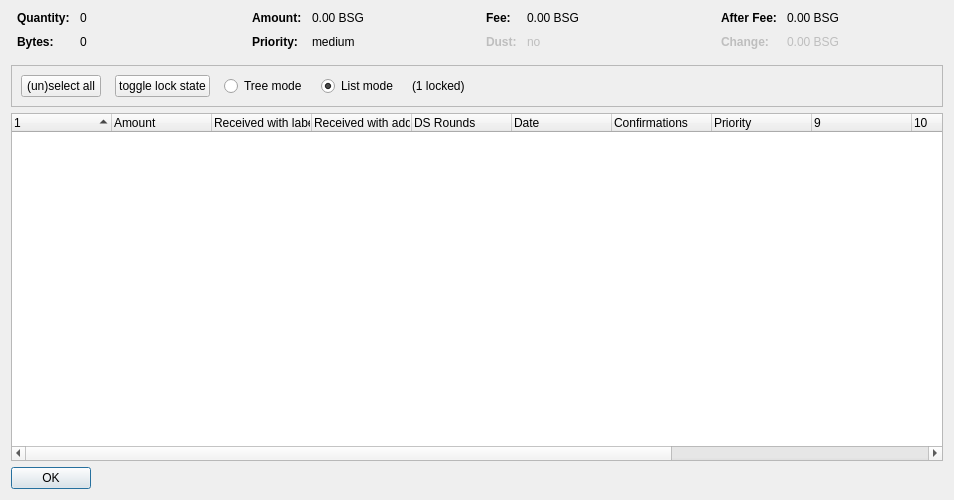
<?xml version="1.0" encoding="UTF-8"?>
<ui version="4.0">
 <class>CoinControlDialog</class>
 <widget class="QDialog" name="CoinControlDialog">
  <property name="geometry">
   <rect>
    <x>0</x>
    <y>0</y>
    <width>954</width>
    <height>500</height>
   </rect>
  </property>
  <property name="windowTitle">
   <string>Coin Selection</string>
  </property>
  <layout class="QVBoxLayout" name="verticalLayout">
   <item>
    <layout class="QHBoxLayout" name="horizontalLayoutTop" stretch="0,0,0,0">
     <property name="topMargin">
      <number>0</number>
     </property>
     <property name="bottomMargin">
      <number>10</number>
     </property>
     <item>
      <layout class="QFormLayout" name="formLayoutCoinControl1">
       <property name="horizontalSpacing">
        <number>10</number>
       </property>
       <property name="verticalSpacing">
        <number>10</number>
       </property>
       <property name="leftMargin">
        <number>6</number>
       </property>
       <property name="rightMargin">
        <number>6</number>
       </property>
       <item row="0" column="0">
        <widget class="QLabel" name="labelCoinControlQuantityText">
         <property name="font">
          <font>
           <weight>75</weight>
           <bold>true</bold>
          </font>
         </property>
         <property name="text">
          <string>Quantity:</string>
         </property>
        </widget>
       </item>
       <item row="0" column="1">
        <widget class="QLabel" name="labelCoinControlQuantity">
         <property name="cursor">
          <cursorShape>IBeamCursor</cursorShape>
         </property>
         <property name="contextMenuPolicy">
          <enum>Qt::ActionsContextMenu</enum>
         </property>
         <property name="text">
          <string notr="true">0</string>
         </property>
         <property name="textInteractionFlags">
          <set>Qt::LinksAccessibleByMouse|Qt::TextSelectableByKeyboard|Qt::TextSelectableByMouse</set>
         </property>
        </widget>
       </item>
       <item row="1" column="0">
        <widget class="QLabel" name="labelCoinControlBytesText">
         <property name="font">
          <font>
           <weight>75</weight>
           <bold>true</bold>
          </font>
         </property>
         <property name="text">
          <string>Bytes:</string>
         </property>
        </widget>
       </item>
       <item row="1" column="1">
        <widget class="QLabel" name="labelCoinControlBytes">
         <property name="cursor">
          <cursorShape>IBeamCursor</cursorShape>
         </property>
         <property name="contextMenuPolicy">
          <enum>Qt::ActionsContextMenu</enum>
         </property>
         <property name="text">
          <string notr="true">0</string>
         </property>
         <property name="textInteractionFlags">
          <set>Qt::LinksAccessibleByMouse|Qt::TextSelectableByKeyboard|Qt::TextSelectableByMouse</set>
         </property>
        </widget>
       </item>
      </layout>
     </item>
     <item>
      <layout class="QFormLayout" name="formLayoutCoinControl2">
       <property name="horizontalSpacing">
        <number>10</number>
       </property>
       <property name="verticalSpacing">
        <number>10</number>
       </property>
       <property name="leftMargin">
        <number>6</number>
       </property>
       <property name="rightMargin">
        <number>6</number>
       </property>
       <item row="0" column="0">
        <widget class="QLabel" name="labelCoinControlAmountText">
         <property name="font">
          <font>
           <weight>75</weight>
           <bold>true</bold>
          </font>
         </property>
         <property name="text">
          <string>Amount:</string>
         </property>
        </widget>
       </item>
       <item row="0" column="1">
        <widget class="QLabel" name="labelCoinControlAmount">
         <property name="cursor">
          <cursorShape>IBeamCursor</cursorShape>
         </property>
         <property name="contextMenuPolicy">
          <enum>Qt::ActionsContextMenu</enum>
         </property>
         <property name="text">
          <string notr="true">0.00 BSG</string>
         </property>
         <property name="textInteractionFlags">
          <set>Qt::LinksAccessibleByMouse|Qt::TextSelectableByKeyboard|Qt::TextSelectableByMouse</set>
         </property>
        </widget>
       </item>
       <item row="1" column="0">
        <widget class="QLabel" name="labelCoinControlPriorityText">
         <property name="font">
          <font>
           <weight>75</weight>
           <bold>true</bold>
          </font>
         </property>
         <property name="text">
          <string>Priority:</string>
         </property>
        </widget>
       </item>
       <item row="1" column="1">
        <widget class="QLabel" name="labelCoinControlPriority">
         <property name="cursor">
          <cursorShape>IBeamCursor</cursorShape>
         </property>
         <property name="contextMenuPolicy">
          <enum>Qt::ActionsContextMenu</enum>
         </property>
         <property name="text">
          <string>medium</string>
         </property>
         <property name="textInteractionFlags">
          <set>Qt::LinksAccessibleByMouse|Qt::TextSelectableByKeyboard|Qt::TextSelectableByMouse</set>
         </property>
        </widget>
       </item>
      </layout>
     </item>
     <item>
      <layout class="QFormLayout" name="formLayoutCoinControl3">
       <property name="horizontalSpacing">
        <number>10</number>
       </property>
       <property name="verticalSpacing">
        <number>10</number>
       </property>
       <property name="leftMargin">
        <number>6</number>
       </property>
       <property name="rightMargin">
        <number>6</number>
       </property>
       <item row="0" column="0">
        <widget class="QLabel" name="labelCoinControlFeeText">
         <property name="font">
          <font>
           <weight>75</weight>
           <bold>true</bold>
          </font>
         </property>
         <property name="text">
          <string>Fee:</string>
         </property>
        </widget>
       </item>
       <item row="0" column="1">
        <widget class="QLabel" name="labelCoinControlFee">
         <property name="cursor">
          <cursorShape>IBeamCursor</cursorShape>
         </property>
         <property name="contextMenuPolicy">
          <enum>Qt::ActionsContextMenu</enum>
         </property>
         <property name="text">
          <string notr="true">0.00 BSG</string>
         </property>
         <property name="textInteractionFlags">
          <set>Qt::LinksAccessibleByMouse|Qt::TextSelectableByKeyboard|Qt::TextSelectableByMouse</set>
         </property>
        </widget>
       </item>
       <item row="1" column="0">
        <widget class="QLabel" name="labelCoinControlLowOutputText">
         <property name="enabled">
          <bool>false</bool>
         </property>
         <property name="font">
          <font>
           <weight>75</weight>
           <bold>true</bold>
          </font>
         </property>
         <property name="text">
          <string>Dust:</string>
         </property>
        </widget>
       </item>
       <item row="1" column="1">
        <widget class="QLabel" name="labelCoinControlLowOutput">
         <property name="enabled">
          <bool>false</bool>
         </property>
         <property name="cursor">
          <cursorShape>IBeamCursor</cursorShape>
         </property>
         <property name="contextMenuPolicy">
          <enum>Qt::ActionsContextMenu</enum>
         </property>
         <property name="text">
          <string>no</string>
         </property>
         <property name="textInteractionFlags">
          <set>Qt::LinksAccessibleByMouse|Qt::TextSelectableByKeyboard|Qt::TextSelectableByMouse</set>
         </property>
        </widget>
       </item>
      </layout>
     </item>
     <item>
      <layout class="QFormLayout" name="formLayoutCoinControl4">
       <property name="horizontalSpacing">
        <number>10</number>
       </property>
       <property name="verticalSpacing">
        <number>10</number>
       </property>
       <property name="leftMargin">
        <number>6</number>
       </property>
       <property name="rightMargin">
        <number>6</number>
       </property>
       <item row="0" column="0">
        <widget class="QLabel" name="labelCoinControlAfterFeeText">
         <property name="font">
          <font>
           <weight>75</weight>
           <bold>true</bold>
          </font>
         </property>
         <property name="text">
          <string>After Fee:</string>
         </property>
        </widget>
       </item>
       <item row="0" column="1">
        <widget class="QLabel" name="labelCoinControlAfterFee">
         <property name="cursor">
          <cursorShape>IBeamCursor</cursorShape>
         </property>
         <property name="contextMenuPolicy">
          <enum>Qt::ActionsContextMenu</enum>
         </property>
         <property name="text">
          <string notr="true">0.00 BSG</string>
         </property>
         <property name="textInteractionFlags">
          <set>Qt::LinksAccessibleByMouse|Qt::TextSelectableByKeyboard|Qt::TextSelectableByMouse</set>
         </property>
        </widget>
       </item>
       <item row="1" column="0">
        <widget class="QLabel" name="labelCoinControlChangeText">
         <property name="enabled">
          <bool>false</bool>
         </property>
         <property name="font">
          <font>
           <weight>75</weight>
           <bold>true</bold>
          </font>
         </property>
         <property name="text">
          <string>Change:</string>
         </property>
        </widget>
       </item>
       <item row="1" column="1">
        <widget class="QLabel" name="labelCoinControlChange">
         <property name="enabled">
          <bool>false</bool>
         </property>
         <property name="cursor">
          <cursorShape>IBeamCursor</cursorShape>
         </property>
         <property name="contextMenuPolicy">
          <enum>Qt::ActionsContextMenu</enum>
         </property>
         <property name="text">
          <string notr="true">0.00 BSG</string>
         </property>
         <property name="textInteractionFlags">
          <set>Qt::LinksAccessibleByMouse|Qt::TextSelectableByKeyboard|Qt::TextSelectableByMouse</set>
         </property>
        </widget>
       </item>
      </layout>
     </item>
    </layout>
   </item>
   <item>
    <widget class="QFrame" name="frame">
     <property name="minimumSize">
      <size>
       <width>0</width>
       <height>40</height>
      </size>
     </property>
     <property name="frameShape">
      <enum>QFrame::StyledPanel</enum>
     </property>
     <property name="frameShadow">
      <enum>QFrame::Sunken</enum>
     </property>
     <layout class="QHBoxLayout" name="horizontalLayout">
      <item>
       <layout class="QHBoxLayout" name="horizontalLayoutPanel" stretch="0,0,0,0,0,0">
        <property name="spacing">
         <number>14</number>
        </property>
        <item>
         <widget class="QPushButton" name="pushButtonSelectAll">
          <property name="sizePolicy">
           <sizepolicy hsizetype="Maximum" vsizetype="Fixed">
            <horstretch>0</horstretch>
            <verstretch>0</verstretch>
           </sizepolicy>
          </property>
          <property name="text">
           <string>(un)select all</string>
          </property>
          <property name="autoDefault">
           <bool>false</bool>
          </property>
         </widget>
        </item>
        <item>
         <widget class="QPushButton" name="pushButtonToggleLock">
          <property name="sizePolicy">
           <sizepolicy hsizetype="Maximum" vsizetype="Fixed">
            <horstretch>0</horstretch>
            <verstretch>0</verstretch>
           </sizepolicy>
          </property>
          <property name="text">
           <string>toggle lock state</string>
          </property>
          <property name="autoDefault">
           <bool>false</bool>
          </property>
         </widget>
        </item>
        <item>
         <widget class="QRadioButton" name="radioTreeMode">
          <property name="sizePolicy">
           <sizepolicy hsizetype="Maximum" vsizetype="Fixed">
            <horstretch>0</horstretch>
            <verstretch>0</verstretch>
           </sizepolicy>
          </property>
          <property name="text">
           <string>Tree mode</string>
          </property>
         </widget>
        </item>
        <item>
         <widget class="QRadioButton" name="radioListMode">
          <property name="sizePolicy">
           <sizepolicy hsizetype="Maximum" vsizetype="Fixed">
            <horstretch>0</horstretch>
            <verstretch>0</verstretch>
           </sizepolicy>
          </property>
          <property name="text">
           <string>List mode</string>
          </property>
          <property name="checked">
           <bool>true</bool>
          </property>
         </widget>
        </item>
        <item>
         <widget class="QLabel" name="labelLocked">
          <property name="text">
           <string>(1 locked)</string>
          </property>
         </widget>
        </item>
        <item>
         <spacer name="horizontalSpacer">
          <property name="orientation">
           <enum>Qt::Horizontal</enum>
          </property>
          <property name="sizeHint" stdset="0">
           <size>
            <width>40</width>
            <height>20</height>
           </size>
          </property>
         </spacer>
        </item>
       </layout>
      </item>
     </layout>
    </widget>
   </item>
   <item>
    <widget class="CoinControlTreeWidget" name="treeWidget">
     <property name="contextMenuPolicy">
      <enum>Qt::CustomContextMenu</enum>
     </property>
     <property name="sortingEnabled">
      <bool>false</bool>
     </property>
     <property name="columnCount">
      <number>13</number>
     </property>
     <attribute name="headerShowSortIndicator" stdset="0">
      <bool>true</bool>
     </attribute>
     <attribute name="headerStretchLastSection">
      <bool>false</bool>
     </attribute>
     <column>
      <property name="text">
       <string/>
      </property>
     </column>
     <column>
      <property name="text">
       <string>Amount</string>
      </property>
     </column>
     <column>
      <property name="text">
       <string>Received with label</string>
      </property>
     </column>
     <column>
      <property name="text">
       <string>Received with address</string>
      </property>
     </column>
     <column>
      <property name="text">
       <string>DS Rounds</string>
      </property>
     </column>
     <column>
      <property name="text">
       <string>Date</string>
      </property>
     </column>
     <column>
      <property name="text">
       <string>Confirmations</string>
      </property>
      <property name="toolTip">
       <string>Confirmed</string>
      </property>
     </column>
     <column>
      <property name="text">
       <string>Priority</string>
      </property>
     </column>
     <column>
      <property name="text">
       <string/>
      </property>
     </column>
     <column>
      <property name="text">
       <string/>
      </property>
     </column>
     <column>
      <property name="text">
       <string/>
      </property>
     </column>
     <column>
      <property name="text">
       <string/>
      </property>
     </column>
     <column>
      <property name="text">
       <string/>
      </property>
     </column>
    </widget>
   </item>
   <item>
    <widget class="QDialogButtonBox" name="buttonBox">
     <property name="sizePolicy">
      <sizepolicy hsizetype="Maximum" vsizetype="Fixed">
       <horstretch>0</horstretch>
       <verstretch>0</verstretch>
      </sizepolicy>
     </property>
     <property name="orientation">
      <enum>Qt::Horizontal</enum>
     </property>
     <property name="standardButtons">
      <set>QDialogButtonBox::Ok</set>
     </property>
    </widget>
   </item>
  </layout>
 </widget>
 <customwidgets>
  <customwidget>
   <class>CoinControlTreeWidget</class>
   <extends>QTreeWidget</extends>
   <header>coincontroltreewidget.h</header>
  </customwidget>
 </customwidgets>
 <resources/>
 <connections/>
</ui>
